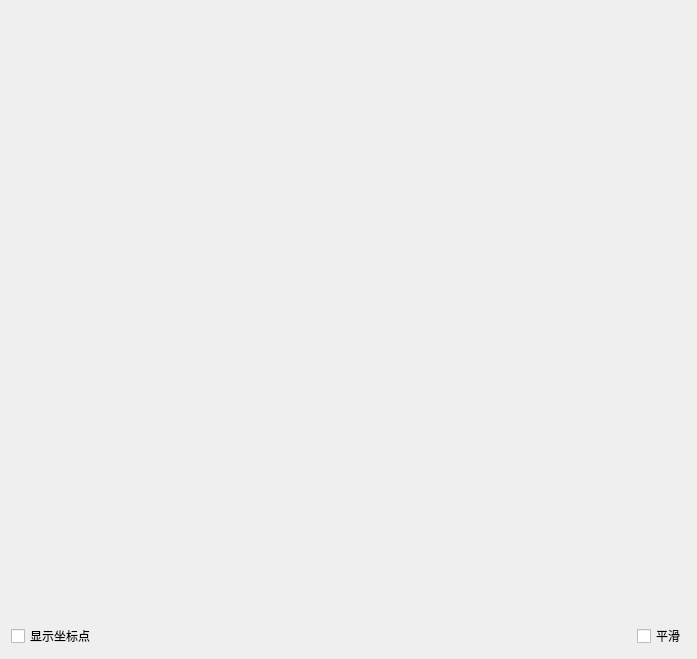
<?xml version="1.0" encoding="UTF-8"?>
<ui version="4.0">
 <class>Widget</class>
 <widget class="QWidget" name="Widget">
  <property name="geometry">
   <rect>
    <x>0</x>
    <y>0</y>
    <width>697</width>
    <height>659</height>
   </rect>
  </property>
  <property name="windowTitle">
   <string>Widget</string>
  </property>
  <layout class="QGridLayout" name="gridLayout">
   <item row="0" column="2">
    <spacer name="verticalSpacer">
     <property name="orientation">
      <enum>Qt::Vertical</enum>
     </property>
     <property name="sizeHint" stdset="0">
      <size>
       <width>20</width>
       <height>609</height>
      </size>
     </property>
    </spacer>
   </item>
   <item row="1" column="0">
    <widget class="QCheckBox" name="showKnotsCheckBox">
     <property name="text">
      <string>显示坐标点</string>
     </property>
    </widget>
   </item>
   <item row="1" column="1">
    <spacer name="horizontalSpacer">
     <property name="orientation">
      <enum>Qt::Horizontal</enum>
     </property>
     <property name="sizeHint" stdset="0">
      <size>
       <width>530</width>
       <height>20</height>
      </size>
     </property>
    </spacer>
   </item>
   <item row="1" column="2">
    <widget class="QCheckBox" name="showSmoothCurveCheckBox">
     <property name="text">
      <string>平滑</string>
     </property>
    </widget>
   </item>
  </layout>
 </widget>
 <layoutdefault spacing="6" margin="11"/>
 <resources/>
 <connections/>
</ui>
